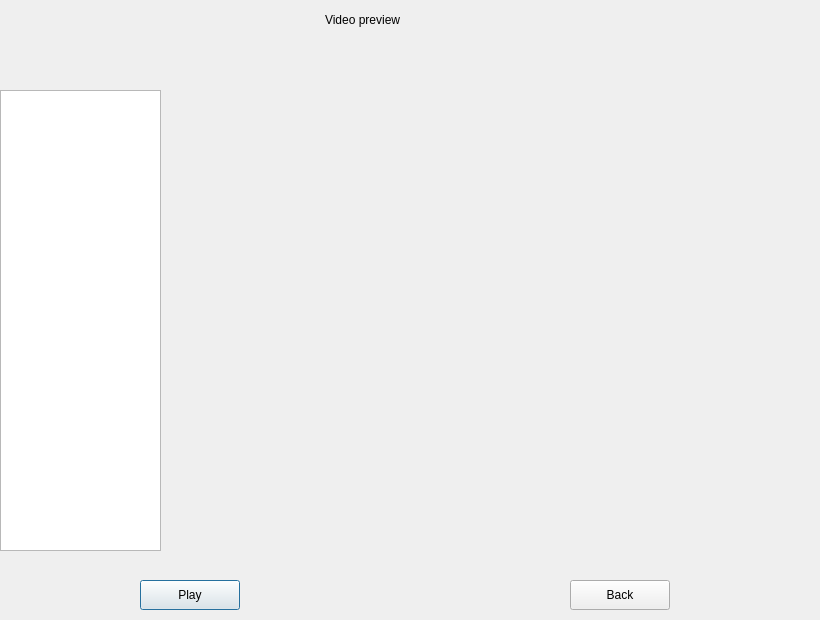
<?xml version="1.0" encoding="UTF-8"?>
<ui version="4.0">
 <class>record</class>
 <widget class="QDialog" name="record">
  <property name="geometry">
   <rect>
    <x>0</x>
    <y>0</y>
    <width>820</width>
    <height>620</height>
   </rect>
  </property>
  <property name="windowTitle">
   <string>Dialog</string>
  </property>
  <widget class="QLabel" name="headLabel">
   <property name="geometry">
    <rect>
     <x>325</x>
     <y>10</y>
     <width>170</width>
     <height>20</height>
    </rect>
   </property>
   <property name="text">
    <string>Video preview</string>
   </property>
  </widget>
  <widget class="QListView" name="listView">
   <property name="geometry">
    <rect>
     <x>0</x>
     <y>90</y>
     <width>161</width>
     <height>461</height>
    </rect>
   </property>
  </widget>
  <widget class="QLabel" name="showVideo">
   <property name="geometry">
    <rect>
     <x>170</x>
     <y>70</y>
     <width>640</width>
     <height>480</height>
    </rect>
   </property>
   <property name="text">
    <string/>
   </property>
  </widget>
  <widget class="QPushButton" name="playButton">
   <property name="geometry">
    <rect>
     <x>140</x>
     <y>580</y>
     <width>100</width>
     <height>30</height>
    </rect>
   </property>
   <property name="text">
    <string>Play</string>
   </property>
  </widget>
  <widget class="QPushButton" name="quitButton">
   <property name="geometry">
    <rect>
     <x>570</x>
     <y>580</y>
     <width>100</width>
     <height>30</height>
    </rect>
   </property>
   <property name="text">
    <string>Back</string>
   </property>
  </widget>
  <widget class="QLabel" name="videoName">
   <property name="geometry">
    <rect>
     <x>400</x>
     <y>550</y>
     <width>181</width>
     <height>20</height>
    </rect>
   </property>
   <property name="text">
    <string/>
   </property>
  </widget>
 </widget>
 <resources/>
 <connections/>
</ui>
